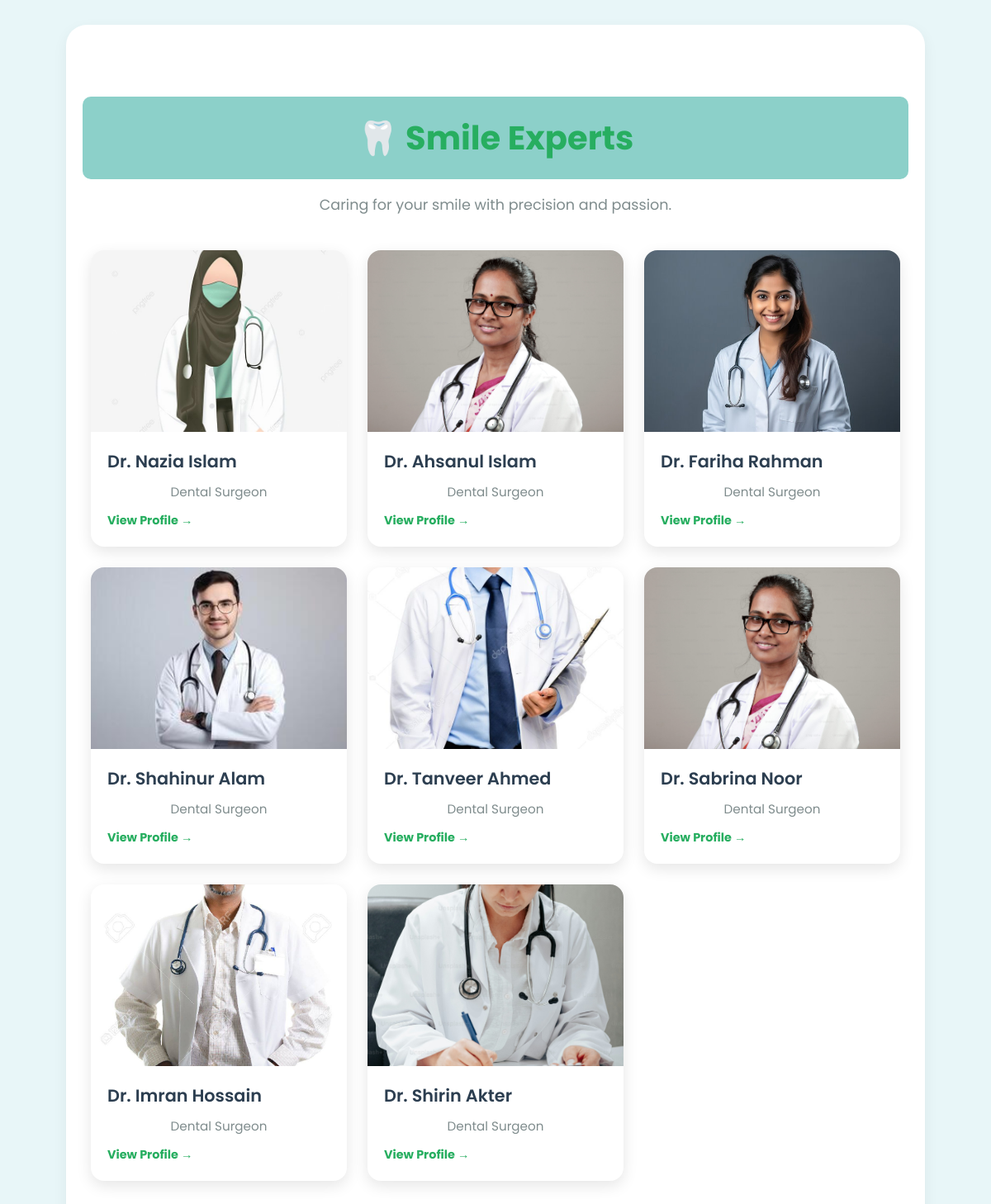
Screenshot of /doctors/smile-experts/ with the database file from the repository.
### doctors/models.py (models this page shows, shortened)
class Doctor(models.Model):
    name = models.CharField(max_length=100)
    specialty = models.CharField(max_length=100)
    bio = models.TextField(blank=True)
    medical_college = models.CharField(max_length=150, blank=True)
    appointment_time = models.CharField(max_length=100, blank=True)
    payment_method = models.CharField(max_length=100, default='bKash')
    visit_fee = models.IntegerField(default=1000)
    image = models.ImageField(upload_to='doctor_images/', blank=True, null=True)

### doctors/views.py (the view)
# urls.py: path('smile-experts/', views.smile_experts_list, name='smile_experts_list'),
def smile_experts_list(request):
    doctors = Doctor.objects.filter(specialty='Dental Surgeon')
    return render(request, 'doctors/smile_experts.html', {'doctors': doctors})

### templates/doctors/smile_experts.html (shortened to what this page needs)
{% extends 'base.html' %}
{% block content %}
  <div class="container">
    <h1 class="title">🦷 Smile Experts</h1>
    <p class="subtitle">Caring for your smile with precision and passion.</p>
    <div class="card-grid">
      {% for doctor in doctors %}
        <a href="{% url 'smile_expert_profile' doctor.id %}" class="card">
          {% if doctor.image %}
            <img src="{{ doctor.image.url }}" alt="{{ doctor.name }}">
          {% else %}
            <div class="no-image">No Image</div>
          {% endif %}
          <div class="card-content">
            <h3>{{ doctor.name }}</h3>
            <p> {{ doctor.specialty }}</p>
            <span class="view-profile">View Profile →</span>
          </div>
        </a>
      {% endfor %}
    </div>
  </div>
{% endblock %}

### static/css/styles.css (style rules this page uses)
body { background-color: lightblue; margin: 0; padding: 0; font-family: 'Segoe UI', sans-serif; overflow-x: hidden; }
h1 { background-color: rgb(140, 208, 201); color: white; padding: 20px; border-radius: 10px; text-align: center; font-weight: bold; font-size: 2.5rem; }
.container { max-width: 1000px; margin: 30px auto; padding: 40px 25px; background-color: #7fb6d6; box-shadow: 0 6px 18px rgba(0, 0, 0, 0.06); border-radius: 25px; }
p { text-align: center; font-size: 1rem; color: #1e1e1e; margin-bottom: 12px; line-height: 1.6; }
body { margin: 0; padding: 0; font-family: 'Segoe UI', sans-serif; background-color: #e8f6f8; color: #1e1e1e; }
.container { max-width: 1000px; margin: 30px auto; padding: 40px 25px; background-color: #ffffff; box-shadow: 0 6px 18px rgba(0, 0, 0, 0.06); border-radius: 25px; }
h1, h2 { color: #2e2e72; font-size: 2.5rem; margin-bottom: 20px; text-align: center; }
p { font-size: 1rem; color: #333; line-height: 1.6; }

### templates/doctors/smile_experts.html (style rules this page uses)
.container { padding: 60px 20px; font-family: 'Poppins', sans-serif; text-align: center; }
.title { font-size: 2.5rem; color: #27ae60; margin-bottom: 10px; }
.subtitle { font-size: 1.1rem; color: #7f8c8d; margin-bottom: 40px; }
.card-grid { display: grid; grid-template-columns: repeat(auto-fit, minmax(240px, 1fr)); gap: 25px; padding: 0 10px; }
.card { background: #ffffff; color: #2c3e50; text-decoration: none; border-radius: 16px; overflow: hidden; box-shadow: 0 6px 18px rgba(0, 0, 0, 0.1); transition: transform 0.3s ease, box-shadow 0.3s ease; display: flex; flex-direction: column; }
.card img { width: 100%; height: 220px; object-fit: cover; }
.card-content { padding: 20px; text-align: left; }
.card-content h3 { margin: 0 0 10px; font-size: 1.3rem; color: #2c3e50; font-weight: 600; }
.card-content p { margin: 0; font-size: 0.95rem; color: #7f8c8d; }
.view-profile { display: inline-block; margin-top: 12px; font-size: 0.9rem; color: #27ae60; font-weight: bold; transition: color 0.3s ease; }

### rows the page displays
Doctor: image (picture), name "Dr. Nazia Islam", specialty "Dental Surgeon"
Doctor: image (picture), name "Dr. Ahsanul Islam", specialty "Dental Surgeon"
Doctor: image (picture), name "Dr. Fariha Rahman", specialty "Dental Surgeon"
Doctor: image (picture), name "Dr. Shahinur Alam", specialty "Dental Surgeon"
Doctor: image (picture), name "Dr. Tanveer Ahmed", specialty "Dental Surgeon"
Doctor: image (picture), name "Dr. Sabrina Noor", specialty "Dental Surgeon"
Doctor: image (picture), name "Dr. Imran Hossain", specialty "Dental Surgeon"
Doctor: image (picture), name "Dr. Shirin Akter", specialty "Dental Surgeon"
